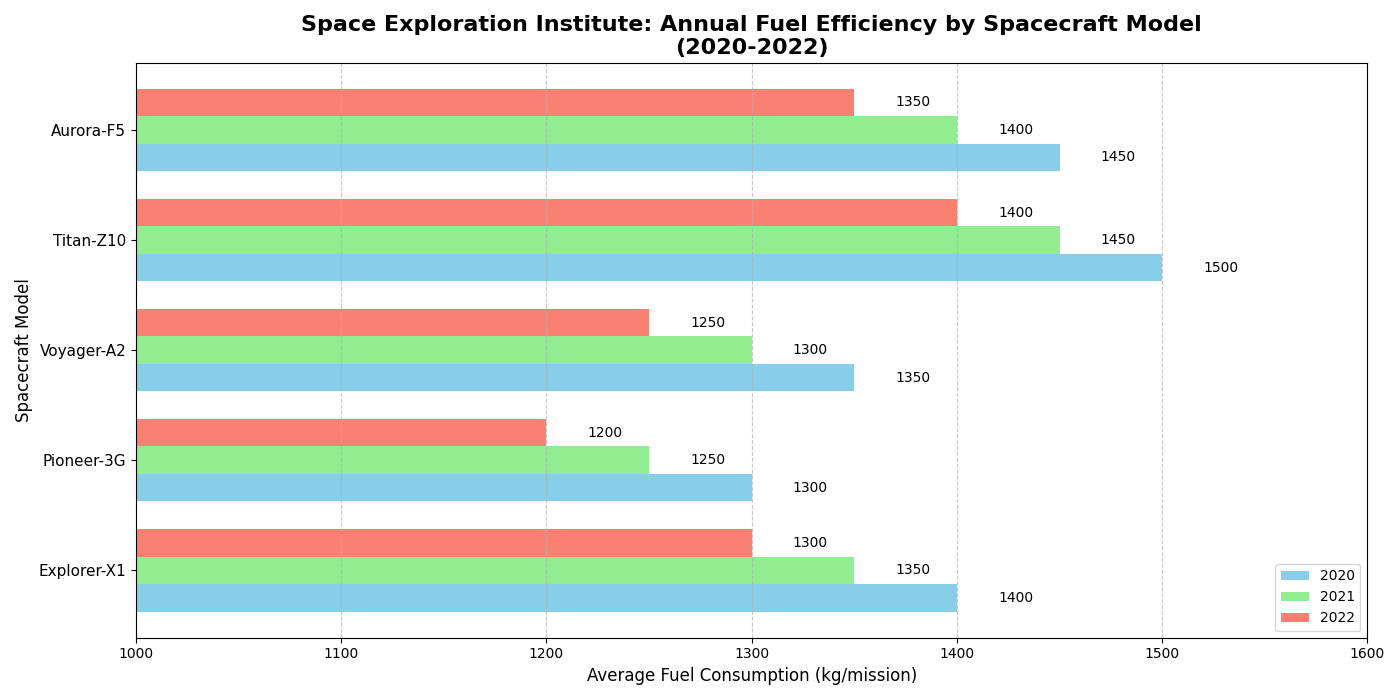

Write the Python code that produced this figure.
import matplotlib.pyplot as plt
import numpy as np

spacecraft_models = ['Explorer-X1', 'Pioneer-3G', 'Voyager-A2', 'Titan-Z10', 'Aurora-F5']
fuel_efficiency_2020 = [1400, 1300, 1350, 1500, 1450]
fuel_efficiency_2021 = [1350, 1250, 1300, 1450, 1400]
fuel_efficiency_2022 = [1300, 1200, 1250, 1400, 1350]

fig, ax1 = plt.subplots(figsize=(14, 7))

bar_width = 0.25
y = np.arange(len(spacecraft_models))

bars1 = ax1.barh(y - bar_width, fuel_efficiency_2020, bar_width, label='2020', color='skyblue')
bars2 = ax1.barh(y, fuel_efficiency_2021, bar_width, label='2021', color='lightgreen')
bars3 = ax1.barh(y + bar_width, fuel_efficiency_2022, bar_width, label='2022', color='salmon')

ax1.set_title('Space Exploration Institute: Annual Fuel Efficiency by Spacecraft Model\n(2020-2022)', fontsize=16, fontweight='bold')
ax1.set_ylabel('Spacecraft Model', fontsize=12)
ax1.set_xlabel('Average Fuel Consumption (kg/mission)', fontsize=12)
ax1.set_yticks(y)
ax1.set_yticklabels(spacecraft_models, fontsize=11)
ax1.set_xlim(1000, 1600)

def add_labels(bars, orientation='horizontal'):
    for bar in bars:
        xval = bar.get_width() if orientation == 'horizontal' else bar.get_height()
        yval = bar.get_y() + bar.get_height()/2.0 if orientation == 'horizontal' else bar.get_x() + bar.get_width()/2.0
        ax1.text(xval + 20, yval, f'{xval}', va='center', fontsize=10, color='black')

add_labels(bars1)
add_labels(bars2)
add_labels(bars3)

ax1.legend(loc='lower right', fontsize=10)

ax1.grid(axis='x', linestyle='--', alpha=0.7)

plt.tight_layout()
plt.show()
